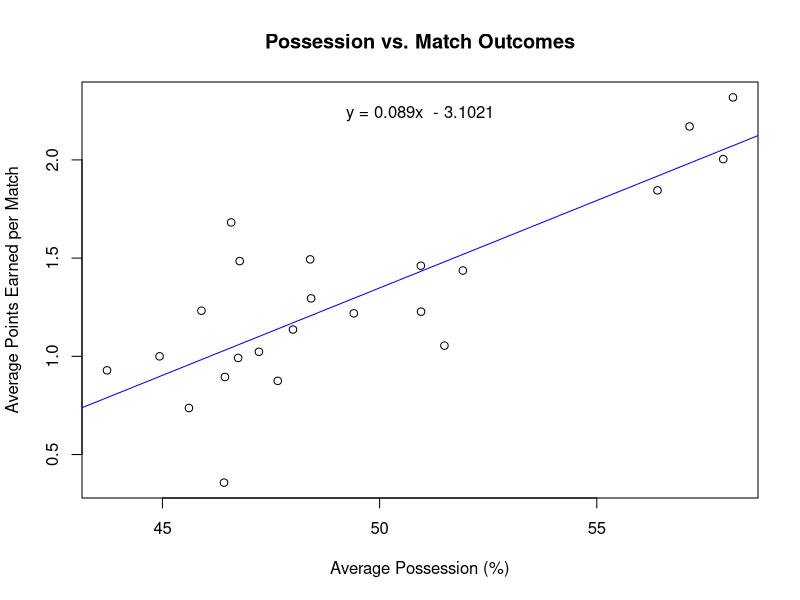

Write the R code that produced this figure.
library("ggplot2", "dplyr")

# Initialize a dataframe
setwd(dirname(rstudioapi::getActiveDocumentContext()$path))
epl_data <- read.csv(file = "epl_data.csv", header = TRUE, sep = ",")

# Get a vector of unique team names
team_names = unique(epl_data$name_home)

# Initialize two empty vectors
all_pp = vector()
all_pe = vector()

# For each team, calculate average possession and average points earned and append to vectors
for (team in team_names) {
  home_avg_pp <- mean(epl_data[epl_data$name_home == team, "pp_home"])
  away_avg_pp <- mean(epl_data[epl_data$name_away == team, "pp_away"])
  home_avg_pe <- mean(epl_data[epl_data$name_home == team, "pe_home"])
  away_avg_pe <- mean(epl_data[epl_data$name_away == team, "pe_away"])
  team_avg_pp <- (home_avg_pp + away_avg_pp) / 2
  team_avg_pe <- (home_avg_pe + away_avg_pe) / 2
  all_pp <- c(all_pp, team_avg_pp)
  all_pe <- c(all_pe, team_avg_pe)
}

# Display scatterplot with SLS line
model <- lm(all_pe ~ all_pp)
plot(all_pp, all_pe, main = "Possession vs. Match Outcomes", xlab = "Average Possession (%)", ylab = "Average Points Earned per Match")
abline(model, col = "blue")

# Display equation of SLS line on scatterplot
cf <- round(coef(model), 4)
eq <- paste0("y = ", abs(cf[2]), "x ", ifelse(sign(cf[1]) == 1, " + ", " - "), abs(cf[1]))
mtext(eq, side = 3, line = -2)

# Display regression statistics
summary(model)
